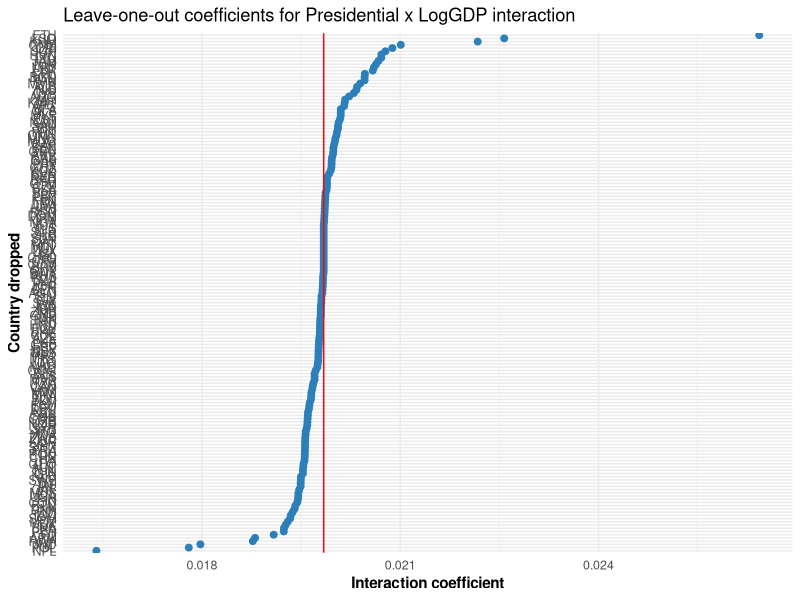

Write the R code that produced this figure.
# Sensitivity checks: Oster (2019) and leave-one-out influence
# Produces small output files under output/robustness/

library(tidyverse)
library(here)
library(broom)

out_dir <- here::here("output","robustness")
if(!dir.exists(out_dir)) dir.create(out_dir, recursive = TRUE)

# Load processed final data (country-level)
final_data <- read_csv(here::here("data","02-analysis_data","stability_measures.csv")) %>%
  # join DPI system type (ensure unique keys)
  left_join(
    read_csv(here::here("data","02-analysis_data","dpi_processed.csv")) %>% distinct(iso3c, .keep_all = TRUE),
    by = c("iso3c")
  ) %>%
  # join GDP
  left_join(
    read_csv(here::here("data","02-analysis_data","gdp_processed.csv")) %>% distinct(iso3c, .keep_all = TRUE) %>% select(iso3c, log_gdp_mean),
    by = "iso3c"
  ) %>%
  mutate(log_gdp = log_gdp_mean) %>%
  filter(!is.na(volatility) & !is.na(system_type) & !is.na(log_gdp))

# Define baseline and full models
# Baseline: system_type + log_gdp + interaction
mod_formula_base <- as.formula("volatility ~ system_type + log_gdp + system_type:log_gdp")
# Full: add standard controls
# join QOG for ethnic fractionalization
final_data <- final_data %>%
  left_join(read_csv(here::here("data","02-analysis_data","qog_processed.csv")) %>% distinct(iso3c, .keep_all = TRUE), by = "iso3c")

# Full model: include mean_democracy and ethnic fractionalization
mod_formula_full <- as.formula("volatility ~ system_type + log_gdp + system_type:log_gdp + mean_democracy + ethnic_frac")

mod_base <- lm(mod_formula_base, data = final_data)
mod_full <- lm(mod_formula_full, data = final_data)

# Save coefficients summary
write_csv(broom::tidy(mod_base), file = file.path(out_dir, "mod_base_coefs.csv"))
write_csv(broom::tidy(mod_full), file = file.path(out_dir, "mod_full_coefs.csv"))

# Simple Oster (2019) implementation helper
# If psacalc is available, use it; otherwise compute approximate delta bounds
run_oster <- function(mod_un, mod_full, delta = 1, rmax = 1) {
  # Requires: coef_un (beta_un), R2_un, R2_full, beta_full
  beta_un <- coef(mod_un)["system_typePresidential:log_gdp"]
  beta_full <- coef(mod_full)["system_typePresidential:log_gdp"]
  r2_un <- summary(mod_un)$r.squared
  r2_full <- summary(mod_full)$r.squared
  # Oster formula for adjusted estimate
  # beta* = beta_full - (beta_un - beta_full) * (rmax - r2_full)/(r2_full - r2_un)
  if(is.na(beta_un) | is.na(beta_full) | (r2_full - r2_un) == 0) return(NA)
  beta_star <- beta_full - (beta_un - beta_full) * (rmax - r2_full)/(r2_full - r2_un)
  return(list(beta_un = beta_un, beta_full = beta_full, beta_star = beta_star, r2_un = r2_un, r2_full = r2_full))
}

oster_res <- run_oster(mod_base, mod_full, delta = 1, rmax = 1)
writeLines(capture.output(oster_res), file.path(out_dir, "oster_result.txt"))

# Leave-one-out influence for the focal interaction term
iso_list <- unique(final_data$iso3c)
loo_results <- map_dfr(iso_list, function(iso) {
  df_tmp <- filter(final_data, iso3c != iso)
  mod_tmp <- lm(mod_formula_full, data = df_tmp)
  tibble(iso3c = iso,
         coef = coef(mod_tmp)["system_typePresidential:log_gdp"],
         se = summary(mod_tmp)$coefficients["system_typePresidential:log_gdp","Std. Error"]) 
})

write_csv(loo_results, file.path(out_dir, "leave_one_out_interaction.csv"))

# Quick plot of leave-one-out coefficients
library(ggplot2)
plt <- ggplot(loo_results, aes(x = reorder(iso3c, coef), y = coef)) +
  geom_point(color = "#2c7fb8", size = 2) +
  geom_hline(yintercept = coef(mod_full)["system_typePresidential:log_gdp"], color = "red") +
  coord_flip() +
  theme_minimal() +
  theme(axis.title = element_text(face = "bold", size = 11),
        axis.text = element_text(size = 9)) +
  labs(title = "Leave-one-out coefficients for Presidential x LogGDP interaction",
       x = "Country dropped", y = "Interaction coefficient")

ggsave(file.path(out_dir, "leave_one_out_plot_v2.png"), plt, width = 8, height = 6, dpi = 300)
